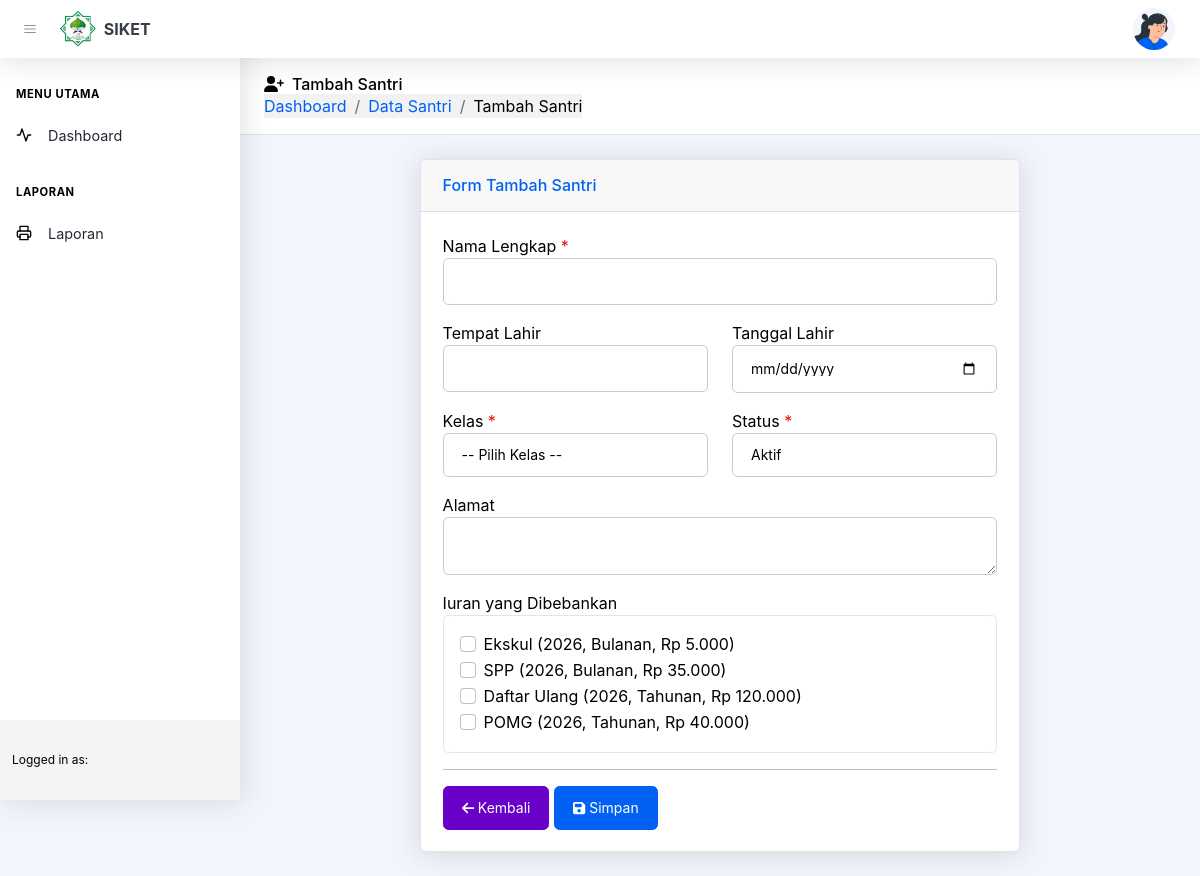
Screenshot of /pages/santri/add.php with the database file from the repository.
### tables this page shows
CREATE TABLE `iuran` (
  `id_iuran` int(11) NOT NULL,
  `nama_iuran` varchar(100) DEFAULT NULL,
  `tahun` int(4) NOT NULL,
  `periode_tipe` enum('bulanan','tahunan') NOT NULL DEFAULT 'bulanan',
  `nominal` decimal(15,2) NOT NULL,
  `keterangan` varchar(255) DEFAULT NULL,
  `created_at` timestamp NOT NULL DEFAULT current_timestamp()
);

### config/app.php (called while the page is built, shortened)
<?php
function baseUrl($path = '')
{
    return rtrim(APP_URL, '/') . '/' . ltrim($path, '/');
}
?>

### config/database.php (called while the page is built, shortened)
<?php
function formatRupiah($number)
{
    return 'Rp ' . number_format($number, 0, ',', '.');
}
?>

### pages/santri/add.php (the view, shortened to what this page needs)
<?php
require_once '../../config/app.php';
require_once '../../config/database.php';
require_once '../../includes/header.php';
require_once '../../includes/sidebar.php';
$iuran_list = mysqli_query($conn, "SELECT * FROM iuran ORDER BY periode_tipe ASC, nama_iuran ASC, tahun DESC");
?>
<header class="page-header page-header-compact page-header-light border-bottom bg-white mb-4">
    <div class="container-xl px-4">
        <div class="page-header-content">
            <div class="row align-items-center justify-content-between pt-3">
                <div class="col-auto mb-3">
                    <h1 class="page-header-title">
                        <div class="page-header-icon"><i class="fas fa-user-plus"></i></div>
                        Tambah Santri
                    </h1>
                    <nav aria-label="breadcrumb">
                        <ol class="breadcrumb mb-0">
                            <li class="breadcrumb-item"><a href="<?php echo $base_url; ?>/index.php">Dashboard</a></li>
                            <li class="breadcrumb-item"><a href="index.php">Data Santri</a></li>
                            <li class="breadcrumb-item active">Tambah Santri</li>
                        </ol>
                    </nav>
                </div>
            </div>
        </div>
    </div>
</header>
<div class="container-xl px-4 mt-4">
    <div class="row justify-content-center">
        <div class="col-xl-8">
            <div class="card shadow mb-4">
                <div class="card-header py-3">
                    <h6 class="m-0 font-weight-bold text-primary">Form Tambah Santri</h6>
                </div>
                <div class="card-body">
                    <form method="POST" action="">
                        <div class="form-group mb-3">
                            <label>Nama Lengkap <span class="text-danger">*</span></label>
                            <input type="text" name="nama" class="form-control"
                                value="<?php echo htmlspecialchars($_POST['nama'] ?? ''); ?>" required>
                        </div>
                        <div class="row">
                            <div class="col-md-6">
                                <div class="form-group mb-3">
                                    <label>Tempat Lahir</label>
                                    <input type="text" name="tempat_lahir" class="form-control"
                                        value="<?php echo htmlspecialchars($_POST['tempat_lahir'] ?? ''); ?>">
                                </div>
                            </div>
                            <div class="col-md-6">
                                <div class="form-group mb-3">
                                    <label>Tanggal Lahir</label>
                                    <input type="date" name="tanggal_lahir" class="form-control"
                                        value="<?php echo htmlspecialchars($_POST['tanggal_lahir'] ?? ''); ?>">
                                </div>
                            </div>
                        </div>
                        <div class="row">
                            <div class="col-md-6">
                                <div class="form-group mb-3">
                                    <label>Kelas <span class="text-danger">*</span></label>
                                    <select name="id_kelas" class="form-control" required>
                                        <option value="">-- Pilih Kelas --</option>
                                    </select>
                                </div>
                            </div>
                            <div class="col-md-6">
                                <div class="form-group mb-3">
                                    <label>Status <span class="text-danger">*</span></label>
                                    <select name="status" class="form-control" required>
                                        <option value="active" <?php echo (($_POST['status'] ?? 'active') === 'active') ? 'selected' : ''; ?>>Aktif</option>
                                    </select>
                                </div>
                            </div>
                        </div>
                        <div class="form-group mb-3">
                            <label>Alamat</label>
                            <textarea name="alamat" class="form-control" rows="2"><?php echo htmlspecialchars($_POST['alamat'] ?? ''); ?></textarea>
                        </div>
                        <div class="form-group mb-3">
                            <label>Iuran yang Dibebankan</label>
                            <div class="border rounded p-3">
                                <?php if (mysqli_num_rows($iuran_list) > 0): ?>
                                    <?php while ($b = mysqli_fetch_assoc($iuran_list)): ?>
                                        <div class="form-check">
                                            <input class="form-check-input" type="checkbox" name="iuran_ids[]"
                                                id="iuran_<?php echo (int) $b['id_iuran']; ?>"
                                                value="<?php echo (int) $b['id_iuran']; ?>"
                                                <?php echo in_array((int) $b['id_iuran'], array_map('intval', (array) ($_POST['iuran_ids'] ?? [])), true) ? 'checked' : ''; ?>>
                                            <label class="form-check-label" for="iuran_<?php echo (int) $b['id_iuran']; ?>">
                                                <?php echo htmlspecialchars($b['nama_iuran']); ?>
                                                (<?php echo htmlspecialchars($b['tahun']); ?>,
                                                <?php echo ucfirst($b['periode_tipe']); ?>,
                                                <?php echo formatRupiah($b['nominal']); ?>)
                                            </label>
                                        </div>
                                    <?php endwhile; ?>
                                <?php else: ?>
                                    <span class="text-muted">Belum ada data iuran. Tambahkan dulu di menu Data Iuran.</span>
                                <?php endif; ?>
                            </div>
                        </div>
                        <hr>
                        <a href="index.php" class="btn btn-secondary">
                            <i class="fas fa-arrow-left me-1"></i> Kembali
                        </a>
                        <button type="submit" class="btn btn-primary">
                            <i class="fas fa-save me-1"></i> Simpan
                        </button>
                    </form>
                </div>
            </div>
        </div>
    </div>
</div>
<?php
require_once '../../includes/footer.php';
?>

### assets/css/custom.css (style rules this page uses)
:root { --bs-body-color: #000000; --bs-body-color-rgb: 0, 0, 0; --bs-gray-600: #000000; }
body { color: #000000; }
body :not(.badge):not(.badge *):not(.btn):not(.btn *):not(a):not(.text-primary):not(.text-secondary):not(.text-success):not(.text-danger):not(.text-warning):not(.text-info):not(.text-white):not(.text-light):not(i):not(svg) { color: #000000; }

### rows the page displays
iuran: nama_iuran "Ekskul", tahun "2026", periode_tipe "Bulanan", nominal "Rp 5.000"
iuran: nama_iuran "SPP", tahun "2026", periode_tipe "Bulanan", nominal "Rp 35.000"
iuran: nama_iuran "Daftar Ulang", tahun "2026", periode_tipe "Tahunan", nominal "Rp 120.000"
iuran: nama_iuran "POMG", tahun "2026", periode_tipe "Tahunan", nominal "Rp 40.000"
